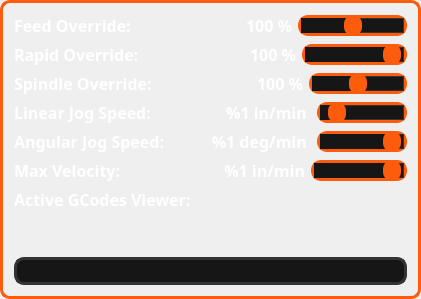
                    <widget class="QFrame" name="frm_cnc_control">
                     <property name="sizePolicy">
                      <sizepolicy hsizetype="Preferred" vsizetype="Preferred">
                       <horstretch>0</horstretch>
                       <verstretch>0</verstretch>
                      </sizepolicy>
                     </property>
                     <property name="styleSheet">
                      <string notr="true">border-radius: 10px;
border: 3px solid #FE5C0D;</string>
                     </property>
                     <property name="frameShape">
                      <enum>QFrame::NoFrame</enum>
                     </property>
                     <layout class="QVBoxLayout" name="verticalLayout_2">
                      <item>
                       <layout class="QHBoxLayout" name="horizontalLayout_3">
                        <item>
                         <widget class="QLabel" name="lbl_feed_override">
                          <property name="font">
                           <font>
                            <family>JetBrains Mono</family>
                            <pointsize>12</pointsize>
                            <weight>75</weight>
                            <bold>true</bold>
                           </font>
                          </property>
                          <property name="styleSheet">
                           <string notr="true">border: none;
color: #fff;
</string>
                          </property>
                          <property name="text">
                           <string>Feed Override:</string>
                          </property>
                         </widget>
                        </item>
                        <item>
                         <spacer name="horizontalSpacer_2">
                          <property name="orientation">
                           <enum>Qt::Horizontal</enum>
                          </property>
                          <property name="sizeHint" stdset="0">
                           <size>
                            <width>40</width>
                            <height>20</height>
                           </size>
                          </property>
                         </spacer>
                        </item>
                        <item>
                         <widget class="QLabel" name="val_feed_override">
                          <property name="font">
                           <font>
                            <family>JetBrains Mono</family>
                            <pointsize>12</pointsize>
                            <weight>75</weight>
                            <bold>true</bold>
                           </font>
                          </property>
                          <property name="styleSheet">
                           <string notr="true">border: none;
color: #fff;
</string>
                          </property>
                          <property name="text">
                           <string>100 %</string>
                          </property>
                          <property name="alignment">
                           <set>Qt::AlignRight|Qt::AlignTrailing|Qt::AlignVCenter</set>
                          </property>
                         </widget>
                        </item>
                        <item>
                         <widget class="QSlider" name="sld_feed_override">
                          <property name="styleSheet">
                           <string notr="true">QSlider::groove:horizontal {
    background: #FE5C0D;
	border-radius: 10px;
	border: 3px solid #333333;
}

QSlider::handle:horizontal {
    background: #FE5C0D;
    width: 18px;
    height: 18px;
    margin: -6px 0; 
    border-radius: 9px; 
}

QSlider::handle:horizontal:hover {
	background-color: rgb(254, 81, 13);
    border: 2px solid rgb(254, 174, 13);
}

QSlider::sub-page:horizontal {
    background: #161616;
    height: 8px;
    border-radius: 9px;
}

QSlider::add-page:horizontal {
    background: #161616;
    border: 1px solid #333333;
    height: 8px;
    border-radius: 9px;
}</string>
                          </property>
                          <property name="maximum">
                           <number>200</number>
                          </property>
                          <property name="value">
                           <number>100</number>
                          </property>
                          <property name="orientation">
                           <enum>Qt::Horizontal</enum>
                          </property>
                         </widget>
                        </item>
                       </layout>
                      </item>
                      <item>
                       <layout class="QHBoxLayout" name="horizontalLayout_4">
                        <item>
                         <widget class="QLabel" name="lbl_rapid_override">
                          <property name="font">
                           <font>
                            <family>JetBrains Mono</family>
                            <pointsize>12</pointsize>
                            <weight>75</weight>
                            <bold>true</bold>
                           </font>
                          </property>
                          <property name="styleSheet">
                           <string notr="true">border: none;
color: #fff;
</string>
                          </property>
                          <property name="text">
                           <string>Rapid Override:</string>
                          </property>
                         </widget>
                        </item>
                        <item>
                         <spacer name="horizontalSpacer_3">
                          <property name="orientation">
                           <enum>Qt::Horizontal</enum>
                          </property>
                          <property name="sizeHint" stdset="0">
                           <size>
                            <width>40</width>
                            <height>20</height>
                           </size>
                          </property>
                         </spacer>
                        </item>
                        <item>
                         <widget class="QLabel" name="val_rapid_override">
                          <property name="font">
                           <font>
                            <family>JetBrains Mono</family>
                            <pointsize>12</pointsize>
                            <weight>75</weight>
                            <bold>true</bold>
                           </font>
                          </property>
                          <property name="styleSheet">
                           <string notr="true">border: none;
color: #fff;
</string>
                          </property>
                          <property name="text">
                           <string>100 %</string>
                          </property>
                          <property name="alignment">
                           <set>Qt::AlignRight|Qt::AlignTrailing|Qt::AlignVCenter</set>
                          </property>
                         </widget>
                        </item>
                        <item>
                         <widget class="QSlider" name="sld_rapid_override">
                          <property name="styleSheet">
                           <string notr="true">QSlider::groove:horizontal {
    background: #FE5C0D;
	border-radius: 10px;
	border: 3px solid #333333;
}

QSlider::handle:horizontal {
    background: #FE5C0D;
    width: 18px;
    height: 18px;
    margin: -6px 0; 
    border-radius: 9px; 
}

QSlider::handle:horizontal:hover {
	background-color: rgb(254, 81, 13);
    border: 2px solid rgb(254, 174, 13);
}

QSlider::sub-page:horizontal {
    background: #161616;
    height: 8px;
    border-radius: 9px;
}

QSlider::add-page:horizontal {
    background: #161616;
    border: 1px solid #333333;
    height: 8px;
    border-radius: 9px;
}</string>
                          </property>
                          <property name="maximum">
                           <number>100</number>
                          </property>
                          <property name="value">
                           <number>100</number>
                          </property>
                          <property name="orientation">
                           <enum>Qt::Horizontal</enum>
                          </property>
                         </widget>
                        </item>
                       </layout>
                      </item>
                      <item>
                       <layout class="QHBoxLayout" name="horizontalLayout_5">
                        <item>
                         <widget class="QLabel" name="lbl_spindle_override">
                          <property name="enabled">
                           <bool>false</bool>
                          </property>
                          <property name="font">
                           <font>
                            <family>JetBrains Mono</family>
                            <pointsize>12</pointsize>
                            <weight>75</weight>
                            <bold>true</bold>
                           </font>
                          </property>
                          <property name="styleSheet">
                           <string notr="true">border: none;
color: #fff;
</string>
                          </property>
                          <property name="text">
                           <string>Spindle Override:</string>
                          </property>
                         </widget>
                        </item>
                        <item>
                         <spacer name="horizontalSpacer_4">
                          <property name="orientation">
                           <enum>Qt::Horizontal</enum>
                          </property>
                          <property name="sizeHint" stdset="0">
                           <size>
                            <width>40</width>
                            <height>20</height>
                           </size>
                          </property>
                         </spacer>
                        </item>
                        <item>
                         <widget class="QLabel" name="val_spindle_override">
                          <property name="font">
                           <font>
                            <family>JetBrains Mono</family>
                            <pointsize>12</pointsize>
                            <weight>75</weight>
                            <bold>true</bold>
                           </font>
                          </property>
                          <property name="styleSheet">
                           <string notr="true">border: none;
color: #fff;
</string>
                          </property>
                          <property name="text">
                           <string>100 %</string>
                          </property>
                          <property name="alignment">
                           <set>Qt::AlignRight|Qt::AlignTrailing|Qt::AlignVCenter</set>
                          </property>
                         </widget>
                        </item>
                        <item>
                         <widget class="QSlider" name="sld_spindle_override">
                          <property name="styleSheet">
                           <string notr="true">QSlider::groove:horizontal {
    background: #FE5C0D;
	border-radius: 10px;
	border: 3px solid #333333;
}

QSlider::handle:horizontal {
    background: #FE5C0D;
    width: 18px;
    height: 18px;
    margin: -6px 0; 
    border-radius: 9px; 
}

QSlider::handle:horizontal:hover {
	background-color: rgb(254, 81, 13);
    border: 2px solid rgb(254, 174, 13);
}

QSlider::sub-page:horizontal {
    background: #161616;
    height: 8px;
    border-radius: 9px;
}

QSlider::add-page:horizontal {
    background: #161616;
    border: 1px solid #333333;
    height: 8px;
    border-radius: 9px;
}</string>
                          </property>
                          <property name="maximum">
                           <number>200</number>
                          </property>
                          <property name="value">
                           <number>100</number>
                          </property>
                          <property name="orientation">
                           <enum>Qt::Horizontal</enum>
                          </property>
                         </widget>
                        </item>
                       </layout>
                      </item>
                      <item>
                       <layout class="QHBoxLayout" name="horizontalLayout_6">
                        <item>
                         <widget class="QLabel" name="lbl_linear_jog_speed">
                          <property name="font">
                           <font>
                            <family>JetBrains Mono</family>
                            <pointsize>12</pointsize>
                            <weight>75</weight>
                            <bold>true</bold>
                           </font>
                          </property>
                          <property name="styleSheet">
                           <string notr="true">border: none;
color: #fff;
</string>
                          </property>
                          <property name="text">
                           <string>Linear Jog Speed:</string>
                          </property>
                         </widget>
                        </item>
                        <item>
                         <spacer name="horizontalSpacer_5">
                          <property name="orientation">
                           <enum>Qt::Horizontal</enum>
                          </property>
                          <property name="sizeHint" stdset="0">
                           <size>
                            <width>40</width>
                            <height>20</height>
                           </size>
                          </property>
                         </spacer>
                        </item>
                        <item>
                         <widget class="QLabel" name="val_linear_jog_speed">
                          <property name="font">
                           <font>
                            <family>JetBrains Mono</family>
                            <pointsize>12</pointsize>
                            <weight>75</weight>
                            <bold>true</bold>
                           </font>
                          </property>
                          <property name="styleSheet">
                           <string notr="true">border: none;
color: #fff;
</string>
                          </property>
                          <property name="text">
                           <string>%1 in/min </string>
                          </property>
                          <property name="alignment">
                           <set>Qt::AlignRight|Qt::AlignTrailing|Qt::AlignVCenter</set>
                          </property>
                         </widget>
                        </item>
                        <item>
                         <widget class="QSlider" name="sld_linear_jog_speed">
                          <property name="styleSheet">
                           <string notr="true">QSlider::groove:horizontal {
    background: #FE5C0D;
	border-radius: 10px;
	border: 3px solid #333333;
}

QSlider::handle:horizontal {
    background: #FE5C0D;
    width: 18px;
    height: 18px;
    margin: -6px 0; 
    border-radius: 9px; 
}

QSlider::handle:horizontal:hover {
	background-color: rgb(254, 81, 13);
    border: 2px solid rgb(254, 174, 13);
}

QSlider::sub-page:horizontal {
    background: #161616;
    height: 8px;
    border-radius: 9px;
}

QSlider::add-page:horizontal {
    background: #161616;
    border: 1px solid #333333;
    height: 8px;
    border-radius: 9px;
}</string>
                          </property>
                          <property name="maximum">
                           <number>593</number>
                          </property>
                          <property name="value">
                           <number>51</number>
                          </property>
                          <property name="orientation">
                           <enum>Qt::Horizontal</enum>
                          </property>
                         </widget>
                        </item>
                       </layout>
                      </item>
                      <item>
                       <layout class="QHBoxLayout" name="horizontalLayout_7">
                        <item>
                         <widget class="QLabel" name="lbl_angular_jog_speed">
                          <property name="font">
                           <font>
                            <family>JetBrains Mono</family>
                            <pointsize>12</pointsize>
                            <weight>75</weight>
                            <bold>true</bold>
                           </font>
                          </property>
                          <property name="styleSheet">
                           <string notr="true">border: none;
color: #fff;
</string>
                          </property>
                          <property name="text">
                           <string>Angular Jog Speed:</string>
                          </property>
                         </widget>
                        </item>
                        <item>
                         <spacer name="horizontalSpacer_6">
                          <property name="orientation">
                           <enum>Qt::Horizontal</enum>
                          </property>
                          <property name="sizeHint" stdset="0">
                           <size>
                            <width>40</width>
                            <height>20</height>
                           </size>
                          </property>
                         </spacer>
                        </item>
                        <item>
                         <widget class="QLabel" name="val_angular_jog_speed">
                          <property name="font">
                           <font>
                            <family>JetBrains Mono</family>
                            <pointsize>12</pointsize>
                            <weight>75</weight>
                            <bold>true</bold>
                           </font>
                          </property>
                          <property name="styleSheet">
                           <string notr="true">border: none;
color: #fff;
</string>
                          </property>
                          <property name="text">
                           <string>%1 deg/min </string>
                          </property>
                          <property name="alignment">
                           <set>Qt::AlignRight|Qt::AlignTrailing|Qt::AlignVCenter</set>
                          </property>
                         </widget>
                        </item>
                        <item>
                         <widget class="QSlider" name="sld_angular_jog_speed">
                          <property name="styleSheet">
                           <string notr="true">QSlider::groove:horizontal {
    background: #FE5C0D;
	border-radius: 10px;
	border: 3px solid #333333;
}

QSlider::handle:horizontal {
    background: #FE5C0D;
    width: 18px;
    height: 18px;
    margin: -6px 0; 
    border-radius: 9px; 
}

QSlider::handle:horizontal:hover {
	background-color: rgb(254, 81, 13);
    border: 2px solid rgb(254, 174, 13);
}

QSlider::sub-page:horizontal {
    background: #161616;
    height: 8px;
    border-radius: 9px;
}

QSlider::add-page:horizontal {
    background: #161616;
    border: 1px solid #333333;
    height: 8px;
    border-radius: 9px;
}</string>
                          </property>
                          <property name="maximum">
                           <number>6059</number>
                          </property>
                          <property name="value">
                           <number>6059</number>
                          </property>
                          <property name="orientation">
                           <enum>Qt::Horizontal</enum>
                          </property>
                         </widget>
                        </item>
                       </layout>
                      </item>
                      <item>
                       <layout class="QHBoxLayout" name="horizontalLayout_8">
                        <item>
                         <widget class="QLabel" name="lbl_max_velocity">
                          <property name="font">
                           <font>
                            <family>JetBrains Mono</family>
                            <pointsize>12</pointsize>
                            <weight>75</weight>
                            <bold>true</bold>
                           </font>
                          </property>
                          <property name="styleSheet">
                           <string notr="true">border: none;
color: #fff;
</string>
                          </property>
                          <property name="text">
                           <string>Max Velocity:</string>
                          </property>
                         </widget>
                        </item>
                        <item>
                         <spacer name="horizontalSpacer_7">
                          <property name="orientation">
                           <enum>Qt::Horizontal</enum>
                          </property>
                          <property name="sizeHint" stdset="0">
                           <size>
                            <width>40</width>
                            <height>20</height>
                           </size>
                          </property>
                         </spacer>
                        </item>
                        <item>
                         <widget class="QLabel" name="val_max_velocity">
                          <property name="font">
                           <font>
                            <family>JetBrains Mono</family>
                            <pointsize>12</pointsize>
                            <weight>75</weight>
                            <bold>true</bold>
                           </font>
                          </property>
                          <property name="styleSheet">
                           <string notr="true">border: none;
color: #fff;
</string>
                          </property>
                          <property name="text">
                           <string>%1 in/min</string>
                          </property>
                          <property name="alignment">
                           <set>Qt::AlignRight|Qt::AlignTrailing|Qt::AlignVCenter</set>
                          </property>
                         </widget>
                        </item>
                        <item>
                         <widget class="QSlider" name="sld_max_velocity">
                          <property name="styleSheet">
                           <string notr="true">QSlider::groove:horizontal {
    background: #FE5C0D;
	border-radius: 10px;
	border: 3px solid #333333;
}

QSlider::handle:horizontal {
    background: #FE5C0D;
    width: 18px;
    height: 18px;
    margin: -6px 0; 
    border-radius: 9px; 
}

QSlider::handle:horizontal:hover {
	background-color: rgb(254, 81, 13);
    border: 2px solid rgb(254, 174, 13);
}

QSlider::sub-page:horizontal {
    background: #161616;
    height: 8px;
    border-radius: 9px;
}

QSlider::add-page:horizontal {
    background: #161616;
    border: 1px solid #333333;
    height: 8px;
    border-radius: 9px;
}</string>
                          </property>
                          <property name="maximum">
                           <number>600</number>
                          </property>
                          <property name="value">
                           <number>600</number>
                          </property>
                          <property name="orientation">
                           <enum>Qt::Horizontal</enum>
                          </property>
                         </widget>
                        </item>
                       </layout>
                      </item>
                      <item>
                       <layout class="QVBoxLayout" name="verticalLayout">
                        <item>
                         <widget class="QLabel" name="lbl_active_gcodes">
                          <property name="font">
                           <font>
                            <family>JetBrains Mono</family>
                            <pointsize>12</pointsize>
                            <weight>75</weight>
                            <bold>true</bold>
                           </font>
                          </property>
                          <property name="styleSheet">
                           <string notr="true">border: none;
color: #fff;
</string>
                          </property>
                          <property name="text">
                           <string>Active GCodes Viewer:</string>
                          </property>
                         </widget>
                        </item>
                        <item>
                         <spacer name="verticalSpacer">
                          <property name="orientation">
                           <enum>Qt::Vertical</enum>
                          </property>
                          <property name="sizeHint" stdset="0">
                           <size>
                            <width>20</width>
                            <height>40</height>
                           </size>
                          </property>
                         </spacer>
                        </item>
                        <item>
                         <widget class="QLabel" name="txt_gcodeStatusBar">
                          <property name="font">
                           <font>
                            <family>JetBrains Mono</family>
                            <pointsize>12</pointsize>
                            <weight>75</weight>
                            <bold>true</bold>
                           </font>
                          </property>
                          <property name="styleSheet">
                           <string notr="true">color: #9E9E9E;
background-color: #161616;
border-radius: 10px;
border: 3px solid #333333;
</string>
                          </property>
                          <property name="text">
                           <string/>
                          </property>
                          <property name="alignment">
                           <set>Qt::AlignLeading|Qt::AlignLeft|Qt::AlignVCenter</set>
                          </property>
                          <property name="wordWrap">
                           <bool>true</bool>
                          </property>
                         </widget>
                        </item>
                       </layout>
                      </item>
                     </layout>
                    </widget>
